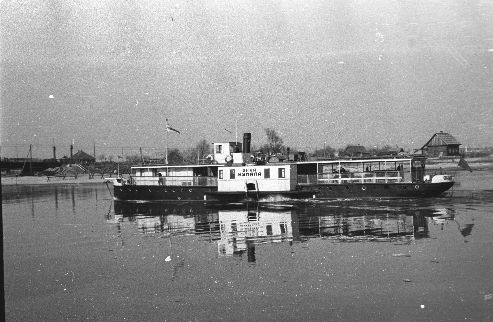
#> input picture boat1.jpg, 493 x 322 px, found by its file name
$ python task1.finalfinal.py
#> lines starting #> are read from the running program, lines starting #| are printed output that depends on the picture
#> further down, img is the input picture: shape (322, 493, 3); min 6, max 255, mean 146
import cv2 as cv
import numpy as np
from skimage.exposure import rescale_intensity


def convolve(img, fil, mode='same'):  # 分别提取三个通道

#> called with fil = array of shape (3, 5), mode = 'fill'
    if mode == 'fill':
        h = fil.shape[0] // 2
        w = fil.shape[1] // 2
        img = np.pad(img, ((h, h), (w, w), (0, 0)), 'constant')
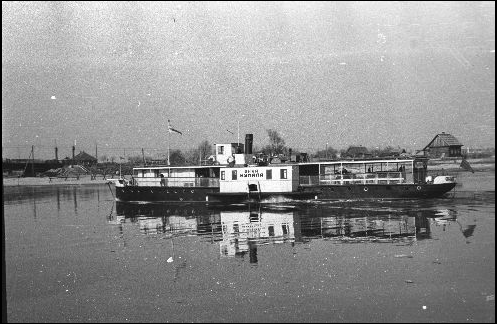
#> img: shape (324, 497, 3); min 0, max 255, mean 143.9
    conv_b = _convolve(img[:, :, 0], fil)  # 然后去进行卷积操作
    conv_g = _convolve(img[:, :, 1], fil)
    conv_r = _convolve(img[:, :, 2], fil)

    dstack = np.dstack([conv_b, conv_g, conv_r])  # 将卷积后的三个通道合并
    return dstack  # 返回卷积后的结果


def _convolve(img, fil):
    fil_heigh = fil.shape[0]  # 获取卷积核(滤波)的高度
    fil_width = fil.shape[1]  # 获取卷积核(滤波)的宽度

    conv_heigh = img.shape[0] - fil.shape[0] + 1  # 确定卷积结果的大小
#> conv_heigh = 322
    conv_width = img.shape[1] - fil.shape[1] + 1
#> conv_width = 493

    conv = np.zeros((conv_heigh, conv_width), dtype='uint8')

    for i in range(conv_heigh):
        for j in range(conv_width):  # 逐点相乘并求和得到每一个点
            conv[i][j] = wise_element_sum(img[i:i + fil_heigh, j:j + fil_width], fil)
#> this loop made 322 passes
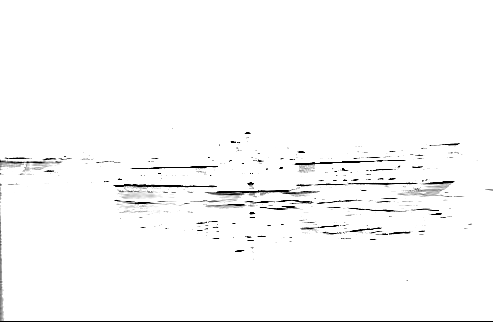
#> conv: shape (322, 493); min 0, max 255, mean 249.9
    return conv


def wise_element_sum(img, fil):
    res = (img * fil).sum()
    # res = rescale_intensity(res, in_range=(0, 255))
    # res = (res * 255).astype("uint8")
    if (res < 0):
        res = 0
    elif res > 255:
        res = 255
    return res


img = cv.imread("C:/Users/alien/Desktop/learn/boat1.jpg")  # 在这里读取图片
cv.imshow('image window',img)  # 显示读取的图片


# 卷积核应该是奇数行，奇数列的
if __name__ == "__main__":
    fuilter1 = [[1, 1, 1, 1, 1], [1, 1, 1, 1, 1], [1, 1, 1, 1, 1]]
    fuilter2 = [[-1, -1, -1, -1, -1], [0, 0, 0, 0, 0], [1, 1, 1, 1, 1]]
    fuilter3 = [[-1, -1, -1, -1, -1], [0, 0, 1, 0, 0], [1, 1, 1, 1, 1]]
    fuilter4 = [[-1, -1, -1, -1, -1], [0, 0, 2, 0, 0], [2, 2, 2, 2, 2]]
    fil = np.array(fuilter4)
    res = convolve(img, fil, 'fill')
    print("img shape :" + str(img.shape))
#| img shape :(322, 493, 3)
    cv.imshow('image window',res)  # 显示卷积后的图片
    print("res shape :" + str(res.shape))
#| res shape :(322, 493, 3)
    key = cv.waitKey()
#> (key Esc is pressed here)
    if key == ord("s"):
        cv.imwrite("boat_FILTER7.jpg", res)
    cv.destroyAllWindows()
